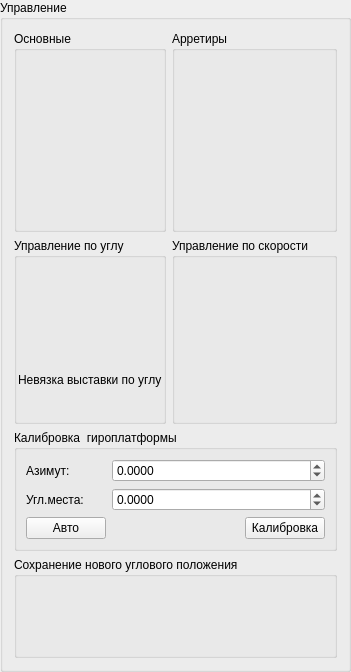
    <widget class="QGroupBox" name="control_group">
     <property name="title">
      <string>Управление</string>
     </property>
     <layout class="QGridLayout" name="gridLayout_7">
      <item row="0" column="1">
       <widget class="QGroupBox" name="arretir_group">
        <property name="title">
         <string>Арретиры</string>
        </property>
        <layout class="QGridLayout" name="gridLayout">
         <item row="0" column="0">
          <widget class="InoutCmdWidget" name="z_arretir_off" native="true">
           <property name="sizePolicy">
            <sizepolicy hsizetype="Preferred" vsizetype="Fixed">
             <horstretch>0</horstretch>
             <verstretch>0</verstretch>
            </sizepolicy>
           </property>
           <property name="minimumSize">
            <size>
             <width>0</width>
             <height>26</height>
            </size>
           </property>
           <property name="maximumSize">
            <size>
             <width>16777215</width>
             <height>26</height>
            </size>
           </property>
          </widget>
         </item>
         <item row="0" column="1">
          <widget class="InoutCmdWidget" name="z_arretir_on" native="true">
           <property name="minimumSize">
            <size>
             <width>0</width>
             <height>26</height>
            </size>
           </property>
          </widget>
         </item>
         <item row="1" column="0">
          <widget class="InoutCmdWidget" name="x_arretir_off" native="true">
           <property name="sizePolicy">
            <sizepolicy hsizetype="Preferred" vsizetype="Fixed">
             <horstretch>0</horstretch>
             <verstretch>0</verstretch>
            </sizepolicy>
           </property>
           <property name="minimumSize">
            <size>
             <width>0</width>
             <height>26</height>
            </size>
           </property>
           <property name="maximumSize">
            <size>
             <width>16777215</width>
             <height>26</height>
            </size>
           </property>
          </widget>
         </item>
         <item row="1" column="1" rowspan="2">
          <widget class="InoutCmdWidget" name="x_arretir_on" native="true">
           <property name="minimumSize">
            <size>
             <width>0</width>
             <height>26</height>
            </size>
           </property>
          </widget>
         </item>
         <item row="2" column="0" rowspan="2">
          <widget class="InoutCmdWidget" name="all_arretir_off" native="true">
           <property name="minimumSize">
            <size>
             <width>0</width>
             <height>26</height>
            </size>
           </property>
          </widget>
         </item>
         <item row="3" column="1">
          <widget class="InoutCmdWidget" name="all_arretir_on" native="true">
           <property name="minimumSize">
            <size>
             <width>0</width>
             <height>26</height>
            </size>
           </property>
          </widget>
         </item>
         <item row="4" column="0" colspan="2">
          <widget class="InoutCmdWidget" name="fine_arretir_reset" native="true">
           <property name="minimumSize">
            <size>
             <width>0</width>
             <height>26</height>
            </size>
           </property>
          </widget>
         </item>
         <item row="5" column="0" colspan="2">
          <widget class="InoutCmdWidget" name="fine_arretir_set" native="true">
           <property name="minimumSize">
            <size>
             <width>0</width>
             <height>26</height>
            </size>
           </property>
          </widget>
         </item>
        </layout>
       </widget>
      </item>
      <item row="1" column="0">
       <widget class="QGroupBox" name="angle_group">
        <property name="title">
         <string>Управление по углу</string>
        </property>
        <layout class="QGridLayout" name="angle_layout">
         <property name="leftMargin">
          <number>1</number>
         </property>
         <property name="topMargin">
          <number>1</number>
         </property>
         <property name="rightMargin">
          <number>1</number>
         </property>
         <property name="bottomMargin">
          <number>1</number>
         </property>
         <property name="spacing">
          <number>1</number>
         </property>
         <item row="5" column="1">
          <widget class="InoutFloatWidget" name="angle_discrepancy_x" native="true">
           <property name="minimumSize">
            <size>
             <width>0</width>
             <height>26</height>
            </size>
           </property>
          </widget>
         </item>
         <item row="2" column="0" colspan="2">
          <widget class="InoutCmdWidget" name="angle_abs" native="true">
           <property name="sizePolicy">
            <sizepolicy hsizetype="Preferred" vsizetype="Fixed">
             <horstretch>0</horstretch>
             <verstretch>0</verstretch>
            </sizepolicy>
           </property>
           <property name="minimumSize">
            <size>
             <width>0</width>
             <height>26</height>
            </size>
           </property>
           <property name="maximumSize">
            <size>
             <width>16777215</width>
             <height>26</height>
            </size>
           </property>
          </widget>
         </item>
         <item row="4" column="0" colspan="2">
          <widget class="QLabel" name="title_gsp_angle_discrepancy">
           <property name="minimumSize">
            <size>
             <width>0</width>
             <height>26</height>
            </size>
           </property>
           <property name="text">
            <string>Невязка выставки по углу</string>
           </property>
          </widget>
         </item>
         <item row="1" column="0">
          <widget class="InoutFloatWidget" name="z_angle_set" native="true">
           <property name="sizePolicy">
            <sizepolicy hsizetype="Preferred" vsizetype="Fixed">
             <horstretch>0</horstretch>
             <verstretch>0</verstretch>
            </sizepolicy>
           </property>
           <property name="minimumSize">
            <size>
             <width>0</width>
             <height>26</height>
            </size>
           </property>
           <property name="maximumSize">
            <size>
             <width>16777215</width>
             <height>26</height>
            </size>
           </property>
          </widget>
         </item>
         <item row="5" column="0">
          <widget class="InoutFloatWidget" name="angle_discrepancy_z" native="true">
           <property name="minimumSize">
            <size>
             <width>0</width>
             <height>26</height>
            </size>
           </property>
          </widget>
         </item>
         <item row="1" column="1">
          <widget class="InoutFloatWidget" name="x_angle_set" native="true">
           <property name="sizePolicy">
            <sizepolicy hsizetype="Preferred" vsizetype="Fixed">
             <horstretch>0</horstretch>
             <verstretch>0</verstretch>
            </sizepolicy>
           </property>
           <property name="minimumSize">
            <size>
             <width>0</width>
             <height>26</height>
            </size>
           </property>
           <property name="maximumSize">
            <size>
             <width>16777215</width>
             <height>26</height>
            </size>
           </property>
          </widget>
         </item>
         <item row="0" column="0" colspan="2">
          <widget class="InoutCheckBoxWidget" name="angle_enable" native="true">
           <property name="sizePolicy">
            <sizepolicy hsizetype="Preferred" vsizetype="Fixed">
             <horstretch>0</horstretch>
             <verstretch>0</verstretch>
            </sizepolicy>
           </property>
           <property name="minimumSize">
            <size>
             <width>0</width>
             <height>26</height>
            </size>
           </property>
           <property name="maximumSize">
            <size>
             <width>16777215</width>
             <height>26</height>
            </size>
           </property>
          </widget>
         </item>
         <item row="3" column="0" colspan="2">
          <widget class="InoutCmdWidget" name="angle_rel" native="true">
           <property name="sizePolicy">
            <sizepolicy hsizetype="Preferred" vsizetype="Fixed">
             <horstretch>0</horstretch>
             <verstretch>0</verstretch>
            </sizepolicy>
           </property>
           <property name="minimumSize">
            <size>
             <width>0</width>
             <height>26</height>
            </size>
           </property>
           <property name="maximumSize">
            <size>
             <width>16777215</width>
             <height>26</height>
            </size>
           </property>
          </widget>
         </item>
        </layout>
       </widget>
      </item>
      <item row="0" column="0">
       <widget class="QGroupBox" name="control">
        <property name="title">
         <string>Основные</string>
        </property>
        <layout class="QGridLayout" name="gridLayout_6">
         <item row="0" column="0">
          <widget class="InoutCmdWidget" name="arretir_reset" native="true">
           <property name="sizePolicy">
            <sizepolicy hsizetype="Preferred" vsizetype="Fixed">
             <horstretch>0</horstretch>
             <verstretch>0</verstretch>
            </sizepolicy>
           </property>
           <property name="minimumSize">
            <size>
             <width>0</width>
             <height>26</height>
            </size>
           </property>
           <property name="maximumSize">
            <size>
             <width>16777215</width>
             <height>26</height>
            </size>
           </property>
          </widget>
         </item>
         <item row="0" column="1">
          <widget class="InoutCmdWidget" name="stabilization" native="true">
           <property name="sizePolicy">
            <sizepolicy hsizetype="Preferred" vsizetype="Fixed">
             <horstretch>0</horstretch>
             <verstretch>0</verstretch>
            </sizepolicy>
           </property>
           <property name="minimumSize">
            <size>
             <width>0</width>
             <height>26</height>
            </size>
           </property>
           <property name="maximumSize">
            <size>
             <width>16777215</width>
             <height>26</height>
            </size>
           </property>
          </widget>
         </item>
         <item row="1" column="0">
          <widget class="InoutCmdWidget" name="park" native="true">
           <property name="sizePolicy">
            <sizepolicy hsizetype="Preferred" vsizetype="Fixed">
             <horstretch>0</horstretch>
             <verstretch>0</verstretch>
            </sizepolicy>
           </property>
           <property name="minimumSize">
            <size>
             <width>0</width>
             <height>26</height>
            </size>
           </property>
           <property name="maximumSize">
            <size>
             <width>16777215</width>
             <height>26</height>
            </size>
           </property>
          </widget>
         </item>
         <item row="1" column="1">
          <widget class="InoutCmdWidget" name="arretir_set" native="true">
           <property name="sizePolicy">
            <sizepolicy hsizetype="Preferred" vsizetype="Fixed">
             <horstretch>0</horstretch>
             <verstretch>0</verstretch>
            </sizepolicy>
           </property>
           <property name="minimumSize">
            <size>
             <width>0</width>
             <height>26</height>
            </size>
           </property>
           <property name="maximumSize">
            <size>
             <width>16777215</width>
             <height>26</height>
            </size>
           </property>
          </widget>
         </item>
         <item row="2" column="0" colspan="2">
          <widget class="InoutCmdWidget" name="null_position" native="true">
           <property name="sizePolicy">
            <sizepolicy hsizetype="Preferred" vsizetype="Fixed">
             <horstretch>0</horstretch>
             <verstretch>0</verstretch>
            </sizepolicy>
           </property>
           <property name="minimumSize">
            <size>
             <width>0</width>
             <height>26</height>
            </size>
           </property>
           <property name="maximumSize">
            <size>
             <width>16777215</width>
             <height>26</height>
            </size>
           </property>
          </widget>
         </item>
         <item row="3" column="0">
          <widget class="InoutCmdWidget" name="pohod_position" native="true">
           <property name="sizePolicy">
            <sizepolicy hsizetype="Preferred" vsizetype="Fixed">
             <horstretch>0</horstretch>
             <verstretch>0</verstretch>
            </sizepolicy>
           </property>
           <property name="minimumSize">
            <size>
             <width>0</width>
             <height>26</height>
            </size>
           </property>
           <property name="maximumSize">
            <size>
             <width>16777215</width>
             <height>26</height>
            </size>
           </property>
          </widget>
         </item>
         <item row="3" column="1">
          <widget class="InoutCmdWidget" name="polyot_position" native="true">
           <property name="sizePolicy">
            <sizepolicy hsizetype="Preferred" vsizetype="Fixed">
             <horstretch>0</horstretch>
             <verstretch>0</verstretch>
            </sizepolicy>
           </property>
           <property name="minimumSize">
            <size>
             <width>0</width>
             <height>26</height>
            </size>
           </property>
           <property name="maximumSize">
            <size>
             <width>16777215</width>
             <height>26</height>
            </size>
           </property>
          </widget>
         </item>
         <item row="4" column="0" colspan="2">
          <widget class="InoutCmdWidget" name="alignment" native="true">
           <property name="sizePolicy">
            <sizepolicy hsizetype="Preferred" vsizetype="Fixed">
             <horstretch>0</horstretch>
             <verstretch>0</verstretch>
            </sizepolicy>
           </property>
           <property name="minimumSize">
            <size>
             <width>0</width>
             <height>26</height>
            </size>
           </property>
           <property name="maximumSize">
            <size>
             <width>16777215</width>
             <height>26</height>
            </size>
           </property>
          </widget>
         </item>
        </layout>
       </widget>
      </item>
      <item row="3" column="0" colspan="2">
       <widget class="QGroupBox" name="new_angle_pos">
        <property name="title">
         <string>Сохранение нового углового положения</string>
        </property>
        <layout class="QGridLayout" name="gridLayout_3">
         <property name="leftMargin">
          <number>0</number>
         </property>
         <property name="topMargin">
          <number>0</number>
         </property>
         <property name="rightMargin">
          <number>0</number>
         </property>
         <property name="bottomMargin">
          <number>0</number>
         </property>
         <property name="spacing">
          <number>0</number>
         </property>
         <item row="0" column="0">
          <widget class="InoutFloatWidget" name="new_angle_x" native="true">
           <property name="minimumSize">
            <size>
             <width>0</width>
             <height>26</height>
            </size>
           </property>
          </widget>
         </item>
         <item row="1" column="0">
          <widget class="InoutCmdWidget" name="set_new_angle_x" native="true">
           <property name="minimumSize">
            <size>
             <width>0</width>
             <height>26</height>
            </size>
           </property>
          </widget>
         </item>
         <item row="1" column="1">
          <widget class="InoutCmdWidget" name="set_new_angle_z" native="true">
           <property name="minimumSize">
            <size>
             <width>0</width>
             <height>26</height>
            </size>
           </property>
          </widget>
         </item>
         <item row="0" column="1">
          <widget class="InoutFloatWidget" name="new_angle_z" native="true">
           <property name="minimumSize">
            <size>
             <width>0</width>
             <height>26</height>
            </size>
           </property>
          </widget>
         </item>
         <item row="2" column="0" colspan="2">
          <widget class="InoutCmdWidget" name="set_new_angles" native="true">
           <property name="enabled">
            <bool>false</bool>
           </property>
           <property name="minimumSize">
            <size>
             <width>0</width>
             <height>26</height>
            </size>
           </property>
          </widget>
         </item>
        </layout>
       </widget>
      </item>
      <item row="1" column="1">
       <widget class="QGroupBox" name="speed_group">
        <property name="title">
         <string>Управление по скорости</string>
        </property>
        <layout class="QGridLayout" name="gridLayout_10">
         <item row="0" column="0">
          <widget class="InoutFloatWidget" name="z_speed_f_set" native="true"/>
         </item>
         <item row="1" column="0">
          <widget class="InoutCmdWidget" name="speed_f_set" native="true"/>
         </item>
         <item row="0" column="1">
          <widget class="InoutFloatWidget" name="x_speed_f_set" native="true"/>
         </item>
         <item row="1" column="1">
          <widget class="InoutCmdWidget" name="speed_f_stop" native="true"/>
         </item>
         <item row="2" column="0">
          <spacer name="verticalSpacer_3">
           <property name="orientation">
            <enum>Qt::Vertical</enum>
           </property>
           <property name="sizeType">
            <enum>QSizePolicy::Fixed</enum>
           </property>
           <property name="sizeHint" stdset="0">
            <size>
             <width>20</width>
             <height>90</height>
            </size>
           </property>
          </spacer>
         </item>
        </layout>
       </widget>
      </item>
      <item row="2" column="0" colspan="2">
       <widget class="QGroupBox" name="groupBox_2">
        <property name="title">
         <string>Калибровка  гироплатформы</string>
        </property>
        <layout class="QGridLayout" name="gridLayout_15">
         <item row="0" column="0">
          <widget class="QLabel" name="label_3">
           <property name="text">
            <string>Азимут:</string>
           </property>
          </widget>
         </item>
         <item row="1" column="0">
          <widget class="QLabel" name="label_4">
           <property name="text">
            <string>Угл.места:</string>
           </property>
          </widget>
         </item>
         <item row="2" column="4">
          <widget class="QPushButton" name="pbGyCal_calibrate">
           <property name="text">
            <string>Калибровка</string>
           </property>
          </widget>
         </item>
         <item row="2" column="0">
          <widget class="QPushButton" name="pbGyCal_auto">
           <property name="text">
            <string>Авто</string>
           </property>
          </widget>
         </item>
         <item row="2" column="1" colspan="3">
          <spacer name="horizontalSpacer">
           <property name="orientation">
            <enum>Qt::Horizontal</enum>
           </property>
           <property name="sizeHint" stdset="0">
            <size>
             <width>40</width>
             <height>20</height>
            </size>
           </property>
          </spacer>
         </item>
         <item row="1" column="1" colspan="4">
          <widget class="QDoubleSpinBox" name="dsbGyCal_pitch">
           <property name="decimals">
            <number>4</number>
           </property>
           <property name="minimum">
            <double>-99999999999999.000000000000000</double>
           </property>
           <property name="maximum">
            <double>99999999999999.000000000000000</double>
           </property>
          </widget>
         </item>
         <item row="0" column="1" colspan="4">
          <widget class="QDoubleSpinBox" name="dsbGyCal_yaw">
           <property name="decimals">
            <number>4</number>
           </property>
           <property name="minimum">
            <double>-999999999999999.000000000000000</double>
           </property>
           <property name="maximum">
            <double>10000000000000000.000000000000000</double>
           </property>
          </widget>
         </item>
        </layout>
       </widget>
      </item>
     </layout>
    </widget>
